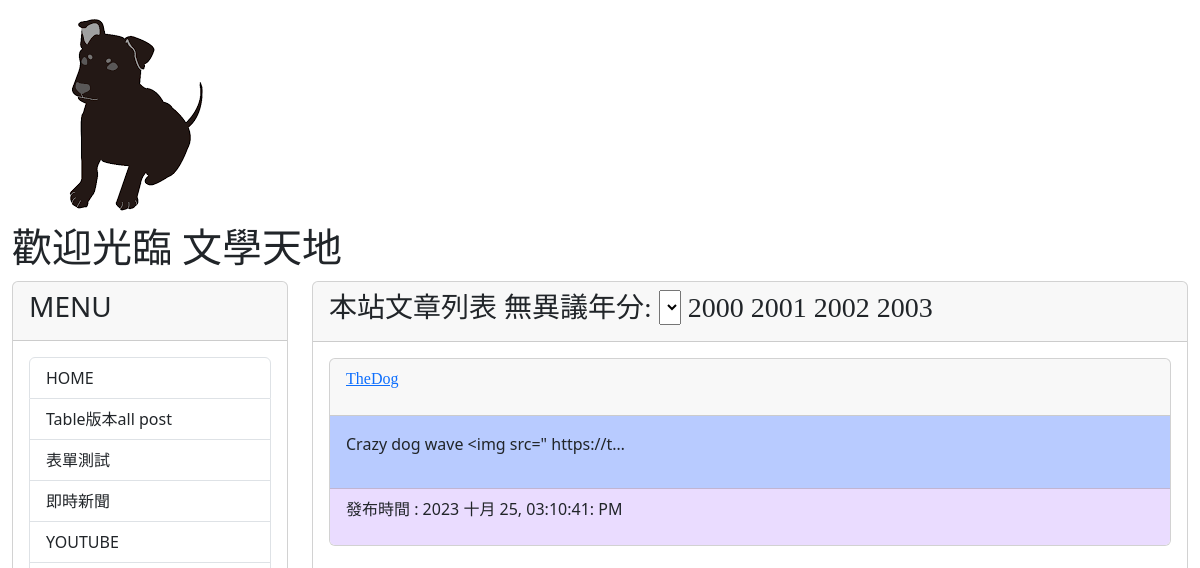
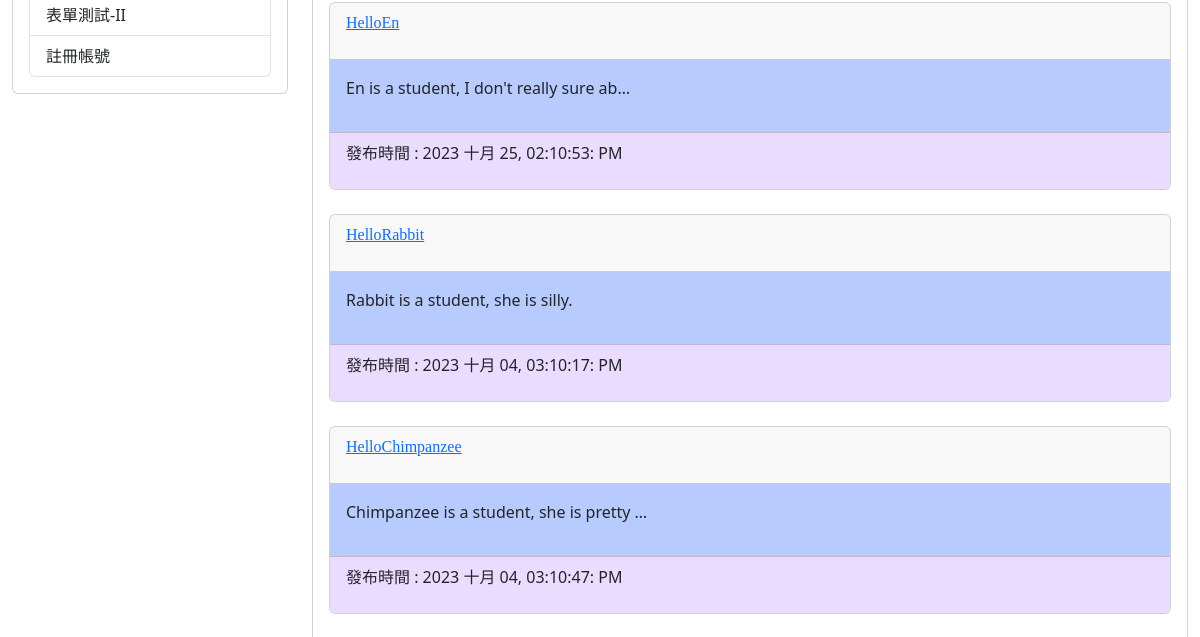
/ (upper part), run on an earlier commit of the app's database (2 pictures, top to bottom).
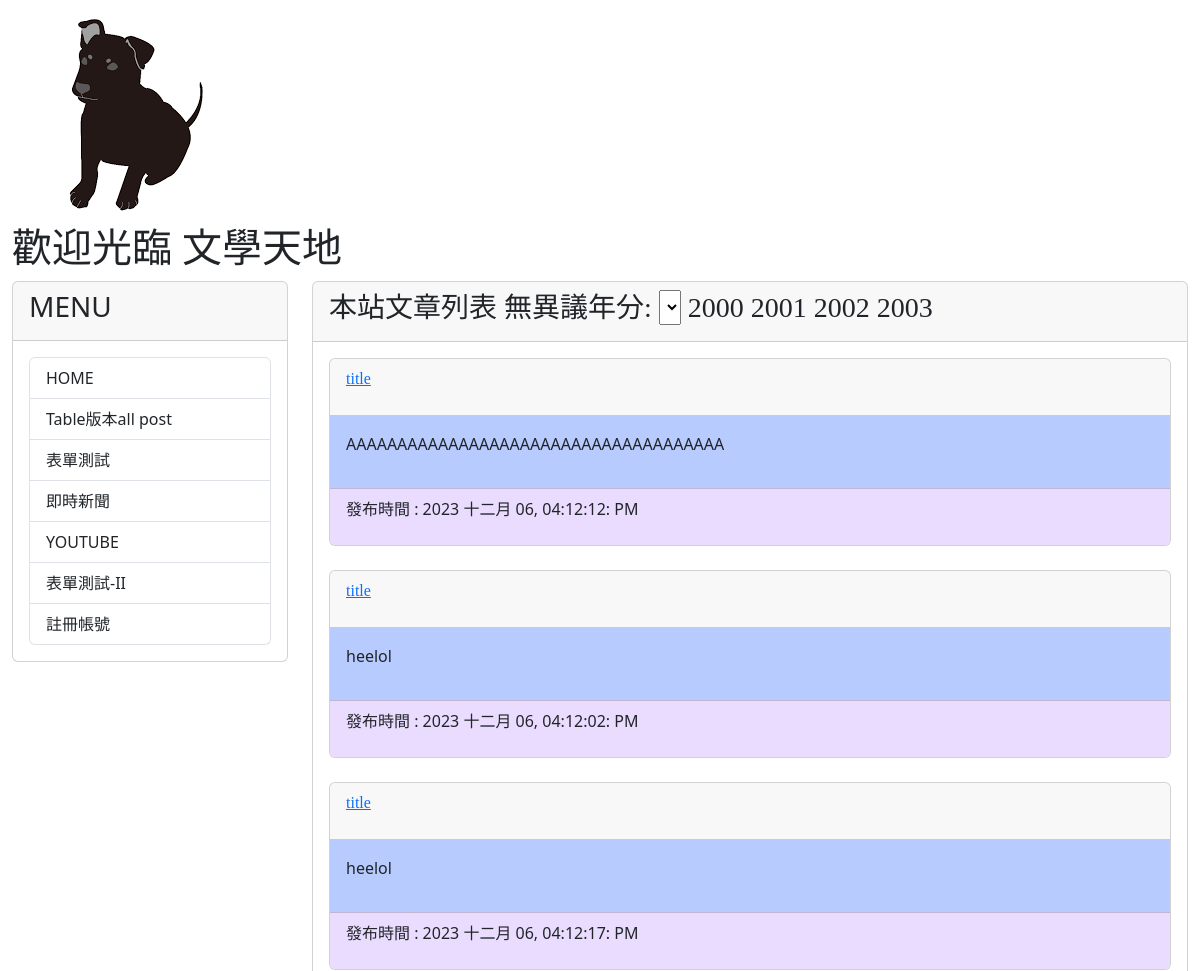
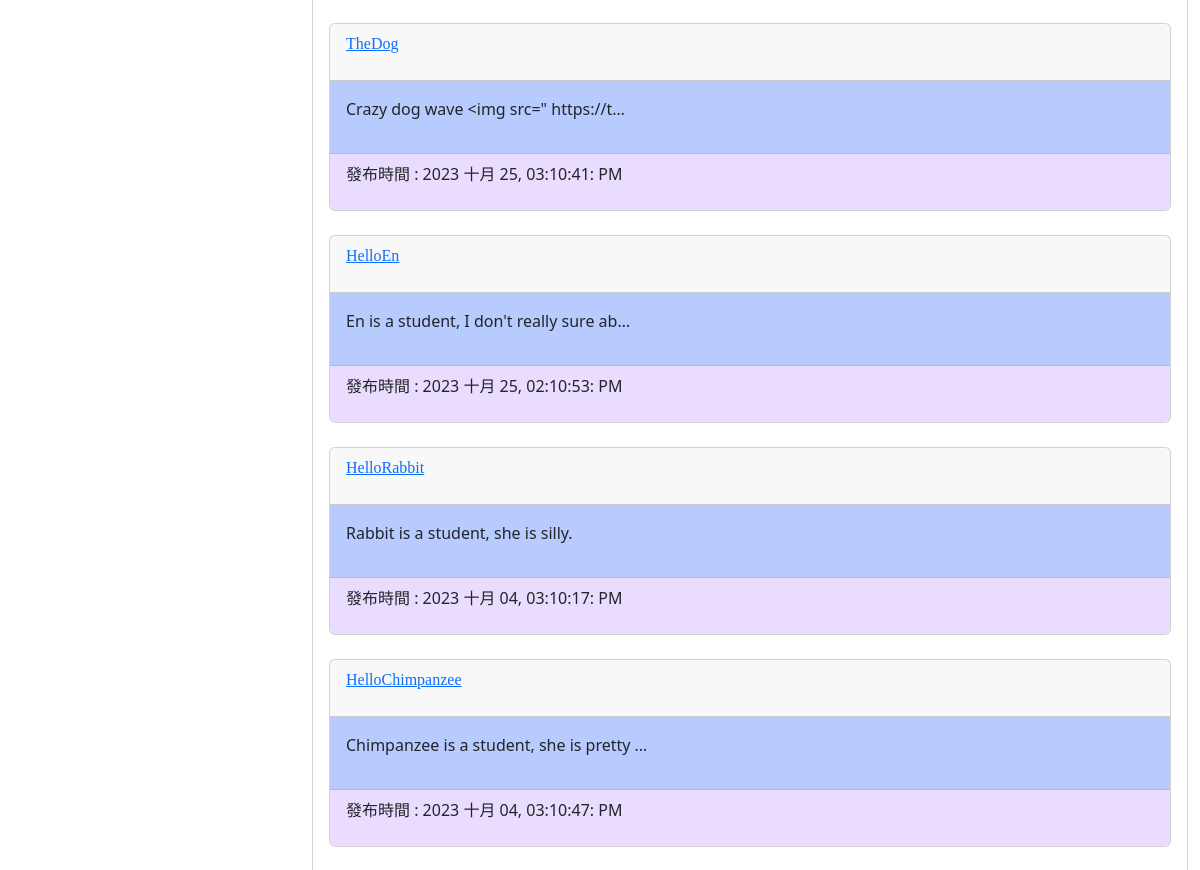
And on a later commit of the database (2 pictures, top to bottom).
### mysite/models.py (models this page shows, shortened)
class Post(models.Model):
    title = models.CharField(max_length = 200)
    slug = models.CharField(max_length = 200)
    body = models.TextField()
    category = models.TextField(null=True)
    pub_date = models.DateTimeField(auto_now_add=True)
    class Meta:
        ordering = ('-pub_date', )

### mysite/views.py (the view)
# urls.py: path('', mv.homepage, name="homepage"),
def homepage(request):
    posts = Post.objects.all()
    now = datetime.now()
    hour = now.timetuple().tm_hour
    years = range(1960,2024)
    return render(request, 'index.html', locals())

### mysite/templates/index.html (shortened to what this page needs)
{% extends "base2.html" %}
{% block headmessage %}
<h3 style = 'font-family:標楷體';>本站文章列表</a>
<label for='byear'>無異議年分:</labal>
<select name="byear">
</select>
<imput type='radio' name='ryear' checked>2000</imput>
<imput type='radio' name='ryear'>2001</imput>
<imput type='radio' name='ryear'>2002</imput>
<imput type='radio' name='ryear'>2003</imput>
{% endblock headmessage %}
{% block content %}
{% for post in posts %}
<div class="card">
    <div class="card-header">
        <p style="font-family:微軟正黑體";font-size:14pt;font-weight:bold>
            <a href="/post/{{post.slug}}">{{post.title}}</a>
        </p>
    </div>
    <div class="card-body" style='background-color:#B8CBFF'>
        <p>
            {{post.body | truncatechars:40}}
        </p>
    </div>
    <div class="card-footer" style='background-color:#EADCFF'>
        <p>
            發布時間 : {{post.pub_date | date:"Y M d, h:m:s: A"}}
        </p>
    </div>
</div>
<br>
{% endfor %}
{% endblock content %}

What changed in the data, as far as the page shows it:
added Post: title "title", body "AAAAAAAAAAAAAAAAAAAAAAAAAAAAAAAAAAAAA", pub_date "2023 十二月 06, 04:12:12: PM"
added Post: title "title", body "heelol", pub_date "2023 十二月 06, 04:12:02: PM"
added Post: title "title", body "heelol", pub_date "2023 十二月 06, 04:12:17: PM"
